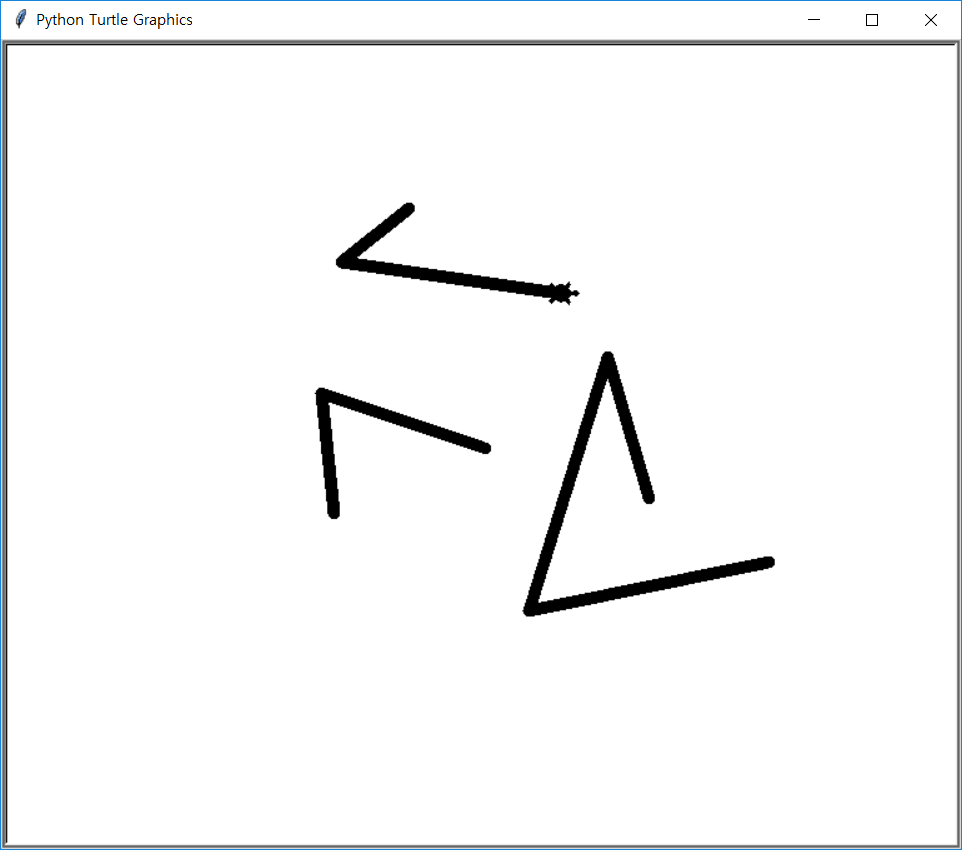

Python code for this plot:
import turtle

def draw(x,y):
    t.goto(x,y)

t = turtle.Turtle()
t.shape("turtle")
t.pensize(10)

s = turtle.Screen()
s.onscreenclick(draw)

s.onkey(t.penup, "Up")
s.onkey(t.pendown, "Down")
s.listen()
